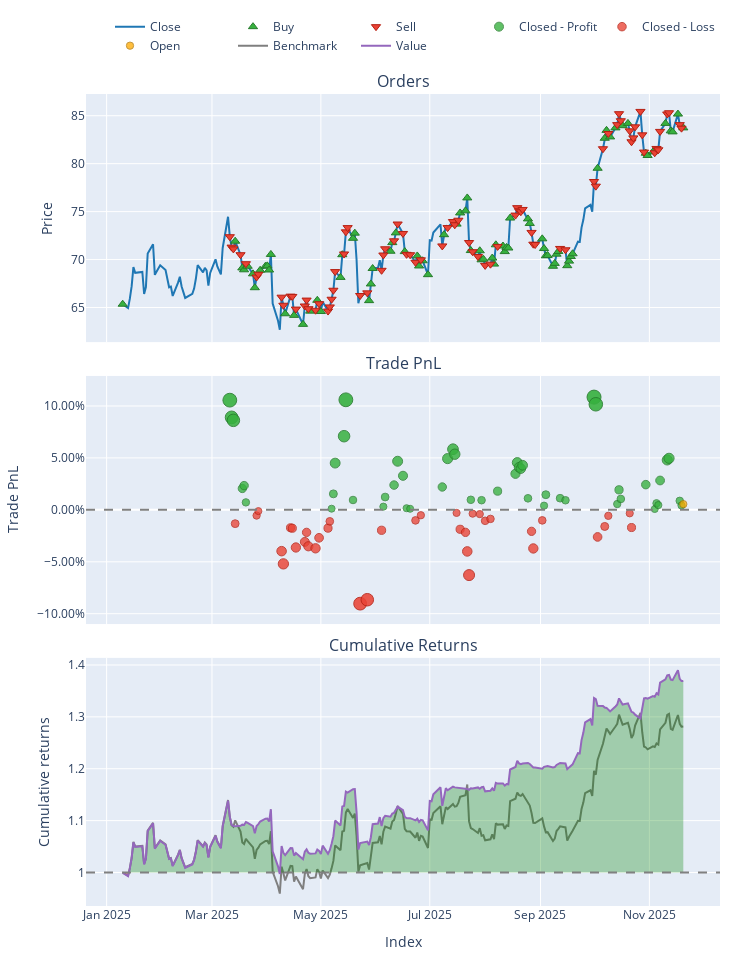

Write notebook code for a chart like this one.
### Markdown cell above
#### NEE

### Code cell
# Load Data
# (Ensure your CSV has columns like 'close', 'rsi', 'sma', etc.)
try:
    data = pd.read_csv('data/processed/NEE_processed_2022.csv')
    if 'Date' in data.columns:
        data['Date'] = pd.to_datetime(data['Date'])
        data.set_index('Date', inplace=True)
    print("Data loaded successfully.")
except FileNotFoundError:
    print("Error: Data file not found. Check path.")

# Split Train/Test
split_idx = int(len(data) * 0.7)
train_df = data.iloc[:split_idx]
test_df = data.iloc[split_idx:]

# Initialize Trainer
trainer = ModelTrainerRL(config['reinforcement_learning'])

print("Training PPO Agent...")


env_params = config['reinforcement_learning']['environment']

env_train = TradingEnvRL(
    train_df, 
    initial_balance=env_params.get('initial_balance', 10000),
    commission=env_params.get('commission', 0.001),
    lookback_window=env_params.get('lookback_window', 30),
    reward_func='profit'  # or 'sharpe'
)

result = trainer.train_ppo(env_train)
model = result['model'] 

print("Training Complete.")

print("Generating Agent Predictions on Test Data...")


env_params = config['reinforcement_learning']['environment']


env_test = TradingEnvRL(
    test_df, 
    initial_balance=env_params.get('initial_balance', 100000),
    commission=env_params.get('commission', 0.001),
    lookback_window=env_params.get('lookback_window', 30),
    reward_func='profit'  # or 'sharpe'
)

obs, _ = env_test.reset()
done = False
actions = []

# Manual Inference Loop
while not done:
    action, _ = model.predict(obs, deterministic=True)
    actions.append(action[0]) 
    obs, _, terminated, truncated, _ = env_test.step(action)
    done = terminated or truncated


#  RUN BACKTEST ---
print("Running Backtest...")


backtester = PortfolioBacktesterRL(env_params) 

portfolio = backtester.run_backtest(
    price_data=test_df['close'], 
    predicted_weights=np.array(actions),
    lookback_window=env_params.get('lookback_window', 30) # Important for data alignment
)
comparison = backtester.compare_with_buy_and_hold_rl()
# Show Metrics
metrics = backtester.get_performance_metrics()
print("\n--- Strategy Performance ---")
for k, v in metrics.items():
    print(f"{k}: {v:.4f}")

# Plot
portfolio.plot().show()

### Figure 1 — Plotly figure (JSON) as saved in the notebook; plotly's stock layout.template omitted (floating-point values rounded to 4 significant figures; data arrays with more than 128 entries replaced by an {"elided": "..."} marker saying what was removed)
{"data": [{"legendgroup": "0", "line": {"color": "#1f77b4"}, "name": "Close", "showlegend": true, "type": "scatter", "uid": "5e554101-bb85-47eb-a609-38f46e7de5b6", "x": {"elided": "218 str values"}, "xaxis": "x", "y": {"elided": "218 float values"}, "yaxis": "y"}, {"customdata": {"elided": "79x3 float values"}, "hovertemplate": "Order Id: %{customdata[0]}<br>Timestamp: %{x}<br>Price: %{y}<br>Size: %{customdata[1]:.6f}<br>Fees: %{customdata[2]:.6f}", "legendgroup": "1", "marker": {"color": "#37B13F", "line": {"color": "rgb(38,123,44)", "width": 1}, "size": 8, "symbol": "triangle-up"}, "mode": "markers", "name": "Buy", "type": "scatter", "uid": "728d9aae-d71d-467a-af86-148901f86f04", "x": ["2025-01-10T00:00:00-05:00", "2025-03-14T00:00:00-04:00", "2025-03-18T00:00:00-04:00", "2025-03-19T00:00:00-04:00", "2025-03-21T00:00:00-04:00", "2025-03-24T00:00:00-04:00", "2025-03-25T00:00:00-04:00", "2025-03-28T00:00:00-04:00", "2025-03-31T00:00:00-04:00", "2025-04-01T00:00:00-04:00", "2025-04-02T00:00:00-04:00", "2025-04-03T00:00:00-04:00", "2025-04-11T00:00:00-04:00", "2025-04-16T00:00:00-04:00", "2025-04-21T00:00:00-04:00", "2025-04-25T00:00:00-04:00", "2025-04-29T00:00:00-04:00", "2025-05-01T00:00:00-04:00", "2025-05-12T00:00:00-04:00", "2025-05-13T00:00:00-04:00", "2025-05-19T00:00:00-04:00", "2025-05-20T00:00:00-04:00", "2025-05-28T00:00:00-04:00", "2025-05-29T00:00:00-04:00", "2025-05-30T00:00:00-04:00", "2025-06-09T00:00:00-04:00", "2025-06-10T00:00:00-04:00", "2025-06-12T00:00:00-04:00", "2025-06-17T00:00:00-04:00", "2025-06-24T00:00:00-04:00", "2025-06-25T00:00:00-04:00", "2025-06-27T00:00:00-04:00", "2025-06-30T00:00:00-04:00", "2025-07-09T00:00:00-04:00", "2025-07-16T00:00:00-04:00", "2025-07-18T00:00:00-04:00", "2025-07-21T00:00:00-04:00", "2025-07-22T00:00:00-04:00", "2025-07-24T00:00:00-04:00", "2025-07-29T00:00:00-04:00", "2025-07-30T00:00:00-04:00", "2025-07-31T00:00:00-04:00", "2025-08-05T00:00:00-04:00", "2025-08-06T00:00:00-04:00", "2025-08-07T00:00:00-04:00", "2025-08-11T00:00:00-04:00", "2025-08-12T00:00:00-04:00", "2025-08-13T00:00:00-04:00", "2025-08-14T00:00:00-04:00", "2025-08-15T00:00:00-04:00", "2025-08-25T00:00:00-04:00", "2025-08-26T00:00:00-04:00", "2025-09-02T00:00:00-04:00", "2025-09-03T00:00:00-04:00", "2025-09-04T00:00:00-04:00", "2025-09-05T00:00:00-04:00", "2025-09-08T00:00:00-04:00", "2025-09-09T00:00:00-04:00", "2025-09-10T00:00:00-04:00", "2025-09-11T00:00:00-04:00", "2025-09-16T00:00:00-04:00", "2025-09-17T00:00:00-04:00", "2025-09-18T00:00:00-04:00", "2025-09-19T00:00:00-04:00", "2025-10-03T00:00:00-04:00", "2025-10-07T00:00:00-04:00", "2025-10-08T00:00:00-04:00", "2025-10-10T00:00:00-04:00", "2025-10-13T00:00:00-04:00", "2025-10-17T00:00:00-04:00", "2025-10-20T00:00:00-04:00", "2025-10-30T00:00:00-04:00", "2025-10-31T00:00:00-04:00", "2025-11-03T00:00:00-05:00", "2025-11-10T00:00:00-05:00", "2025-11-13T00:00:00-05:00", "2025-11-14T00:00:00-05:00", "2025-11-17T00:00:00-05:00", "2025-11-20T00:00:00-05:00"], "xaxis": "x", "y": [65.34, 71.91, 69.13, 68.93, 69.3, 68.51, 67.06, 68.88, 69.31, 69.34, 68.91, 70.53, 64.35, 64.18, 63.24, 64.62, 65.75, 64.58, 68.14, 70.5, 72.22, 72.75, 65.71, 67.45, 69.07, 70.87, 71.77, 72.78, 70.83, 70.38, 69.33, 69.87, 68.42, 72.59, 73.7, 74.86, 75.08, 76.43, 70.94, 70.92, 69.97, 70.04, 70.16, 69.53, 71.54, 71.41, 70.83, 71.26, 71.2, 74.33, 74.24, 73.77, 72.16, 71.15, 70.39, 70.42, 69.3, 69.6, 70.56, 70.84, 69.36, 69.84, 70.31, 70.6, 79.52, 82.65, 83.47, 82.79, 83.73, 83.96, 84.2, 81.09, 80.85, 81.23, 84.2, 83.43, 83.32, 85.17, 83.73], "yaxis": "y"}, {"customdata": {"elided": "80x3 float values"}, "hovertemplate": "Order Id: %{customdata[0]}<br>Timestamp: %{x}<br>Price: %{y}<br>Size: %{customdata[1]:.6f}<br>Fees: %{customdata[2]:.6f}", "legendgroup": "2", "marker": {"color": "#EA4335", "line": {"color": "rgb(181,31,18)", "width": 1}, "size": 8, "symbol": "triangle-down"}, "mode": "markers", "name": "Sell", "type": "scatter", "uid": "9f57bbe1-e237-4a1d-885e-78fd6cf217b3", "x": ["2025-03-11T00:00:00-04:00", "2025-03-12T00:00:00-04:00", "2025-03-13T00:00:00-04:00", "2025-03-17T00:00:00-04:00", "2025-03-20T00:00:00-04:00", "2025-03-26T00:00:00-04:00", "2025-03-27T00:00:00-04:00", "2025-04-09T00:00:00-04:00", "2025-04-10T00:00:00-04:00", "2025-04-14T00:00:00-04:00", "2025-04-15T00:00:00-04:00", "2025-04-17T00:00:00-04:00", "2025-04-22T00:00:00-04:00", "2025-04-23T00:00:00-04:00", "2025-04-24T00:00:00-04:00", "2025-04-28T00:00:00-04:00", "2025-04-30T00:00:00-04:00", "2025-05-05T00:00:00-04:00", "2025-05-06T00:00:00-04:00", "2025-05-07T00:00:00-04:00", "2025-05-08T00:00:00-04:00", "2025-05-09T00:00:00-04:00", "2025-05-14T00:00:00-04:00", "2025-05-15T00:00:00-04:00", "2025-05-16T00:00:00-04:00", "2025-05-23T00:00:00-04:00", "2025-05-27T00:00:00-04:00", "2025-06-04T00:00:00-04:00", "2025-06-05T00:00:00-04:00", "2025-06-06T00:00:00-04:00", "2025-06-11T00:00:00-04:00", "2025-06-13T00:00:00-04:00", "2025-06-16T00:00:00-04:00", "2025-06-18T00:00:00-04:00", "2025-06-20T00:00:00-04:00", "2025-06-23T00:00:00-04:00", "2025-06-26T00:00:00-04:00", "2025-07-08T00:00:00-04:00", "2025-07-11T00:00:00-04:00", "2025-07-14T00:00:00-04:00", "2025-07-15T00:00:00-04:00", "2025-07-17T00:00:00-04:00", "2025-07-23T00:00:00-04:00", "2025-07-25T00:00:00-04:00", "2025-07-28T00:00:00-04:00", "2025-08-01T00:00:00-04:00", "2025-08-04T00:00:00-04:00", "2025-08-08T00:00:00-04:00", "2025-08-18T00:00:00-04:00", "2025-08-19T00:00:00-04:00", "2025-08-20T00:00:00-04:00", "2025-08-21T00:00:00-04:00", "2025-08-22T00:00:00-04:00", "2025-08-27T00:00:00-04:00", "2025-08-28T00:00:00-04:00", "2025-08-29T00:00:00-04:00", "2025-09-12T00:00:00-04:00", "2025-09-15T00:00:00-04:00", "2025-10-01T00:00:00-04:00", "2025-10-02T00:00:00-04:00", "2025-10-06T00:00:00-04:00", "2025-10-09T00:00:00-04:00", "2025-10-14T00:00:00-04:00", "2025-10-15T00:00:00-04:00", "2025-10-16T00:00:00-04:00", "2025-10-21T00:00:00-04:00", "2025-10-22T00:00:00-04:00", "2025-10-23T00:00:00-04:00", "2025-10-24T00:00:00-04:00", "2025-10-27T00:00:00-04:00", "2025-10-28T00:00:00-04:00", "2025-10-29T00:00:00-04:00", "2025-11-04T00:00:00-05:00", "2025-11-05T00:00:00-05:00", "2025-11-06T00:00:00-05:00", "2025-11-07T00:00:00-05:00", "2025-11-11T00:00:00-05:00", "2025-11-12T00:00:00-05:00", "2025-11-18T00:00:00-05:00", "2025-11-19T00:00:00-05:00"], "xaxis": "x", "y": [72.38, 71.3, 71.11, 70.5, 69.57, 68.18, 68.47, 66.08, 65.23, 66.18, 66.15, 64.83, 65.16, 65.77, 64.87, 64.72, 65.39, 64.63, 65.06, 65.86, 66.8, 68.74, 70.58, 72.89, 73.33, 66.25, 66.53, 68.88, 70.47, 71.12, 71.95, 73.71, 72.72, 70.54, 70.5, 69.72, 69.97, 71.42, 73.33, 73.96, 73.63, 74.1, 71.78, 70.82, 70.32, 69.39, 69.52, 71.37, 74.63, 75.41, 75.09, 74.99, 75.22, 72.83, 71.61, 71.57, 71.16, 71.02, 78.14, 77.65, 81.56, 83.15, 84.07, 85.21, 84.48, 83.43, 82.28, 82.69, 83.84, 85.45, 83.01, 81.21, 81.14, 81.59, 81.45, 83.37, 85.18, 85.31, 84.07, 83.7], "yaxis": "y"}, {"customdata": {"elided": "50x4 float values"}, "hovertemplate": "Exit Trade Id: %{customdata[0]}<br>Position Id: %{customdata[1]}<br>Exit Timestamp: %{x}<br>PnL: %{customdata[2]:.6f}<br>Return: %{customdata[3]:.2%}", "legendgroup": "3", "marker": {"color": "#37B13F", "line": {"color": "rgb(38,123,44)", "width": 1}, "opacity": [0.8959, 0.8728, 0.8689, 0.7775, 0.7814, 0.7589, 0.7505, 0.7703, 0.8115, 0.8476, 0.8964, 0.7621, 0.7532, 0.7661, 0.7821, 0.814, 0.7945, 0.7511, 0.7503, 0.7795, 0.8176, 0.8301, 0.8235, 0.7624, 0.7618, 0.774, 0.7972, 0.8122, 0.806, 0.8041, 0.8086, 0.7643, 0.7545, 0.7692, 0.7645, 0.7617, 0.9, 0.8904, 0.7567, 0.7757, 0.7635, 0.7827, 0.75, 0.7577, 0.7553, 0.7882, 0.8157, 0.818, 0.7609, 0.7548], "size": [13.81, 12.73, 12.55, 8.284, 8.464, 7.416, 7.021, 7.949, 9.872, 11.55, 13.83, 7.564, 7.148, 7.75, 8.498, 9.988, 9.078, 7.052, 7.016, 8.378, 10.15, 10.74, 10.43, 7.576, 7.552, 8.118, 9.203, 9.905, 9.612, 9.523, 9.736, 7.669, 7.21, 7.895, 7.676, 7.547, 14.0, 13.55, 7.312, 8.201, 7.629, 8.525, 7.0, 7.358, 7.247, 8.784, 10.07, 10.17, 7.509, 7.223], "symbol": "circle"}, "mode": "markers", "name": "Closed - Profit", "type": "scatter", "uid": "d5fde26e-ff11-48c5-9f30-8de9eb68af0e", "x": ["2025-03-11T00:00:00-04:00", "2025-03-12T00:00:00-04:00", "2025-03-13T00:00:00-04:00", "2025-03-18T00:00:00-04:00", "2025-03-19T00:00:00-04:00", "2025-03-20T00:00:00-04:00", "2025-05-07T00:00:00-04:00", "2025-05-08T00:00:00-04:00", "2025-05-09T00:00:00-04:00", "2025-05-14T00:00:00-04:00", "2025-05-15T00:00:00-04:00", "2025-05-19T00:00:00-04:00", "2025-06-05T00:00:00-04:00", "2025-06-06T00:00:00-04:00", "2025-06-11T00:00:00-04:00", "2025-06-13T00:00:00-04:00", "2025-06-16T00:00:00-04:00", "2025-06-18T00:00:00-04:00", "2025-06-20T00:00:00-04:00", "2025-07-08T00:00:00-04:00", "2025-07-11T00:00:00-04:00", "2025-07-14T00:00:00-04:00", "2025-07-15T00:00:00-04:00", "2025-07-24T00:00:00-04:00", "2025-07-30T00:00:00-04:00", "2025-08-08T00:00:00-04:00", "2025-08-18T00:00:00-04:00", "2025-08-19T00:00:00-04:00", "2025-08-20T00:00:00-04:00", "2025-08-21T00:00:00-04:00", "2025-08-22T00:00:00-04:00", "2025-08-25T00:00:00-04:00", "2025-09-03T00:00:00-04:00", "2025-09-04T00:00:00-04:00", "2025-09-12T00:00:00-04:00", "2025-09-15T00:00:00-04:00", "2025-10-01T00:00:00-04:00", "2025-10-02T00:00:00-04:00", "2025-10-14T00:00:00-04:00", "2025-10-15T00:00:00-04:00", "2025-10-16T00:00:00-04:00", "2025-10-30T00:00:00-04:00", "2025-11-04T00:00:00-05:00", "2025-11-05T00:00:00-05:00", "2025-11-06T00:00:00-05:00", "2025-11-07T00:00:00-05:00", "2025-11-11T00:00:00-05:00", "2025-11-12T00:00:00-05:00", "2025-11-18T00:00:00-05:00", "2025-11-19T00:00:00-05:00"], "xaxis": "x2", "y": [0.1056, 0.08905, 0.08621, 0.02058, 0.02335, 0.007211, 0.001133, 0.01541, 0.04502, 0.07093, 0.106, 0.009498, 0.003089, 0.01236, 0.02387, 0.04681, 0.0328, 0.001608, 0.001048, 0.02202, 0.04935, 0.05839, 0.05359, 0.009684, 0.009302, 0.01802, 0.03473, 0.04553, 0.04102, 0.03965, 0.04293, 0.01112, 0.00404, 0.0146, 0.01121, 0.009235, 0.1086, 0.1017, 0.005619, 0.0193, 0.0105, 0.0243, 0.0008092, 0.006328, 0.004611, 0.02828, 0.04804, 0.04963, 0.00865, 0.004237], "yaxis": "y2"}, {"customdata": {"elided": "37x4 float values"}, "hovertemplate": "Exit Trade Id: %{customdata[0]}<br>Position Id: %{customdata[1]}<br>Exit Timestamp: %{x}<br>PnL: %{customdata[2]:.6f}<br>Return: %{customdata[3]:.2%}", "legendgroup": "4", "marker": {"color": "#EA4335", "line": {"color": "rgb(181,31,18)", "width": 1}, "opacity": [0.7674, 0.7565, 0.7505, 0.8042, 0.8213, 0.7729, 0.7735, 0.7993, 0.7918, 0.7791, 0.7977, 0.8004, 0.7863, 0.7734, 0.7643, 0.8746, 0.8693, 0.7762, 0.763, 0.7561, 0.753, 0.7749, 0.779, 0.8046, 0.8363, 0.754, 0.7546, 0.7635, 0.761, 0.7776, 0.8006, 0.763, 0.7852, 0.7711, 0.7569, 0.7536, 0.7726], "size": [7.81, 7.304, 7.026, 9.531, 10.33, 8.069, 8.097, 9.3, 8.952, 8.356, 9.226, 9.353, 8.694, 8.091, 7.666, 12.81, 12.57, 8.224, 7.607, 7.285, 7.138, 8.163, 8.354, 9.547, 11.03, 7.186, 7.213, 7.631, 7.512, 8.29, 9.361, 7.605, 8.641, 7.985, 7.32, 7.166, 8.053], "symbol": "circle"}, "mode": "markers", "name": "Closed - Loss", "type": "scatter", "uid": "add2460b-36b8-46c3-b7ec-f8897df94b30", "x": ["2025-03-14T00:00:00-04:00", "2025-03-26T00:00:00-04:00", "2025-03-27T00:00:00-04:00", "2025-04-09T00:00:00-04:00", "2025-04-10T00:00:00-04:00", "2025-04-14T00:00:00-04:00", "2025-04-15T00:00:00-04:00", "2025-04-17T00:00:00-04:00", "2025-04-22T00:00:00-04:00", "2025-04-23T00:00:00-04:00", "2025-04-24T00:00:00-04:00", "2025-04-28T00:00:00-04:00", "2025-04-30T00:00:00-04:00", "2025-05-05T00:00:00-04:00", "2025-05-06T00:00:00-04:00", "2025-05-23T00:00:00-04:00", "2025-05-27T00:00:00-04:00", "2025-06-04T00:00:00-04:00", "2025-06-23T00:00:00-04:00", "2025-06-26T00:00:00-04:00", "2025-07-16T00:00:00-04:00", "2025-07-18T00:00:00-04:00", "2025-07-21T00:00:00-04:00", "2025-07-22T00:00:00-04:00", "2025-07-23T00:00:00-04:00", "2025-07-25T00:00:00-04:00", "2025-07-29T00:00:00-04:00", "2025-08-01T00:00:00-04:00", "2025-08-04T00:00:00-04:00", "2025-08-27T00:00:00-04:00", "2025-08-28T00:00:00-04:00", "2025-09-02T00:00:00-04:00", "2025-10-03T00:00:00-04:00", "2025-10-07T00:00:00-04:00", "2025-10-09T00:00:00-04:00", "2025-10-21T00:00:00-04:00", "2025-10-22T00:00:00-04:00"], "xaxis": "x2", "y": [-0.01329, -0.005485, -0.001202, -0.03977, -0.052, -0.01727, -0.0177, -0.03622, -0.03085, -0.02168, -0.03508, -0.03703, -0.02689, -0.01761, -0.01107, -0.0903, -0.08654, -0.01966, -0.01016, -0.005193, -0.002938, -0.01871, -0.02166, -0.04002, -0.06281, -0.003666, -0.004082, -0.01053, -0.008699, -0.02067, -0.03716, -0.01013, -0.02607, -0.01598, -0.005739, -0.003362, -0.01702], "yaxis": "y2"}, {"customdata": [[87.0, 18.0, 448.1, 0.005498]], "hovertemplate": "Exit Trade Id: %{customdata[0]}<br>Position Id: %{customdata[1]}<br>Exit Timestamp: %{x}<br>PnL: %{customdata[2]:.6f}<br>Return: %{customdata[3]:.2%}", "legendgroup": "5", "marker": {"color": "#FFAA00", "line": {"color": "rgb(178,118,0)", "width": 1}, "opacity": [0.7565], "size": [7.305], "symbol": "circle"}, "mode": "markers", "name": "Open", "type": "scatter", "uid": "d0a9128a-ede9-4c4a-b541-80cfd45654a4", "x": ["2025-11-20T00:00:00-05:00"], "xaxis": "x2", "y": [0.005498], "yaxis": "y2"}, {"legendgroup": "6", "line": {"color": "#7f7f7f"}, "name": "Benchmark", "showlegend": true, "type": "scatter", "uid": "dedde6ea-fea9-4723-b457-1863086dd3c0", "x": {"elided": "218 str values"}, "xaxis": "x3", "y": {"elided": "218 float values"}, "yaxis": "y3"}, {"hoverinfo": "skip", "legendgroup": "7", "line": {"color": "rgba(0, 0, 0, 0)", "width": 0}, "opacity": 0, "showlegend": false, "type": "scatter", "uid": "ee5ce073-2c39-4767-8102-50e166aa96b5", "x": {"elided": "218 str values"}, "xaxis": "x3", "y": {"elided": "218 int values"}, "yaxis": "y3"}, {"connectgaps": false, "fill": "tonexty", "fillcolor": "rgba(0, 128, 0, 0.3)", "hoverinfo": "skip", "legendgroup": "7", "line": {"color": "rgba(0, 0, 0, 0)", "width": 0}, "opacity": 0, "showlegend": false, "type": "scatter", "uid": "4dd914ba-cf74-451c-a538-bc4c55b85031", "x": {"elided": "218 str values"}, "xaxis": "x3", "y": {"elided": "218 float values"}, "yaxis": "y3"}, {"hoverinfo": "skip", "legendgroup": "7", "line": {"color": "rgba(0, 0, 0, 0)", "width": 0}, "opacity": 0, "showlegend": false, "type": "scatter", "uid": "8260c6b5-185a-44a7-b6b2-383c0471914d", "x": {"elided": "218 str values"}, "xaxis": "x3", "y": {"elided": "218 int values"}, "yaxis": "y3"}, {"connectgaps": false, "fill": "tonexty", "fillcolor": "rgba(255, 0, 0, 0.3)", "hoverinfo": "skip", "legendgroup": "7", "line": {"color": "rgba(0, 0, 0, 0)", "width": 0}, "opacity": 0, "showlegend": false, "type": "scatter", "uid": "ec014690-1972-4b57-8516-1102f2f0d8fc", "x": {"elided": "218 str values"}, "xaxis": "x3", "y": {"elided": "218 float values"}, "yaxis": "y3"}, {"legendgroup": "8", "line": {"color": "#9467bd"}, "name": "Value", "showlegend": true, "type": "scatter", "uid": "986d9ef9-9505-4741-bc47-882ce6d4f7da", "x": {"elided": "218 str values"}, "xaxis": "x3", "y": {"elided": "218 float values"}, "yaxis": "y3"}, {"hoverinfo": "skip", "legendgroup": "7", "line": {"color": "rgba(0, 0, 0, 0)", "width": 0}, "opacity": 0, "showlegend": false, "type": "scatter", "uid": "2d35ab97-74bb-44e9-88e5-6b3a1dc7cb1a", "x": {"elided": "218 str values"}, "xaxis": "x3", "y": {"elided": "218 int values"}, "yaxis": "y3"}], "layout": {"annotations": [{"font": {"size": 16}, "showarrow": false, "text": "Orders", "x": 0.5, "xanchor": "center", "xref": "paper", "y": 1, "yanchor": "bottom", "yref": "paper"}, {"font": {"size": 16}, "showarrow": false, "text": "Trade PnL", "x": 0.5, "xanchor": "center", "xref": "paper", "y": 0.6528, "yanchor": "bottom", "yref": "paper"}, {"font": {"size": 16}, "showarrow": false, "text": "Cumulative Returns", "x": 0.5, "xanchor": "center", "xref": "paper", "y": 0.3056, "yanchor": "bottom", "yref": "paper"}], "height": 960, "legend": {"orientation": "h", "traceorder": "normal", "x": 1, "xanchor": "right", "y": 1.042, "yanchor": "bottom"}, "margin": {"b": 30, "l": 30, "r": 30, "t": 30}, "shapes": [{"line": {"color": "gray", "dash": "dash"}, "type": "line", "x0": 0, "x1": 1, "xref": "paper", "y0": 0, "y1": 0, "yref": "y2"}, {"line": {"color": "gray", "dash": "dash"}, "type": "line", "x0": 0, "x1": 1, "xref": "paper", "y0": 1, "y1": 1, "yref": "y3"}], "showlegend": true, "width": 750, "xaxis": {"anchor": "y", "domain": [0, 1], "matches": "x3", "showticklabels": false}, "xaxis2": {"anchor": "y2", "domain": [0, 1], "matches": "x3", "showticklabels": false}, "xaxis3": {"anchor": "y3", "domain": [0, 1], "title": {"text": "Index"}}, "yaxis": {"anchor": "x", "domain": [0.6944, 1], "title": {"text": "Price"}}, "yaxis2": {"anchor": "x2", "domain": [0.3472, 0.6528], "tickformat": ".2%", "title": {"text": "Trade PnL"}}, "yaxis3": {"anchor": "x3", "domain": [0, 0.3056], "title": {"text": "Cumulative returns"}}}}
